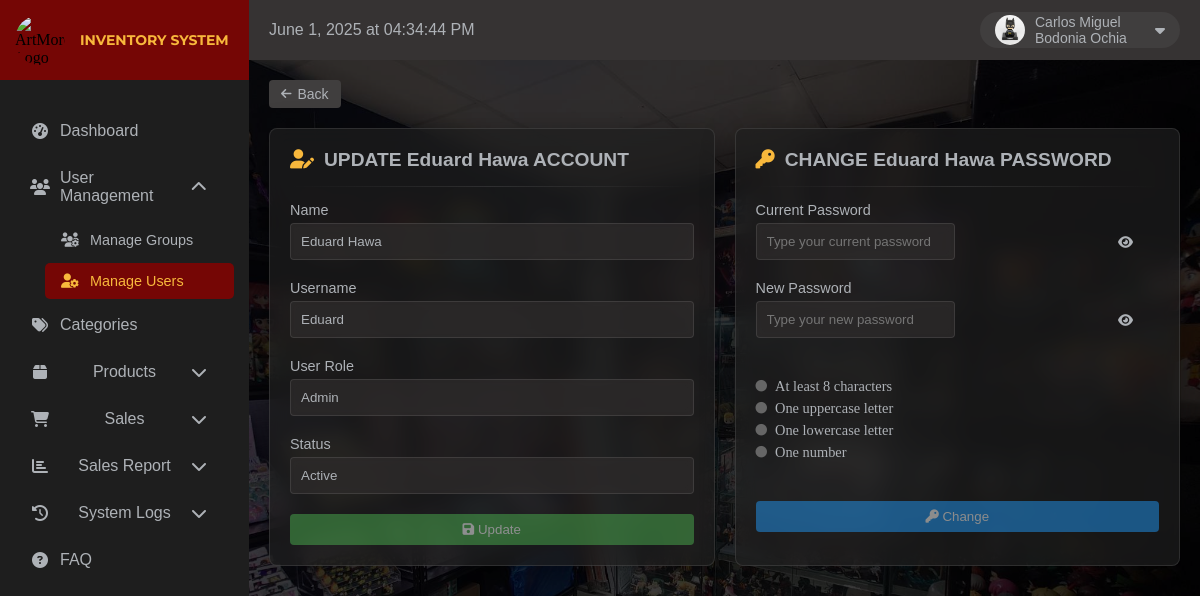
Screenshot of /admin/editUsers.php?id=20 (signed in) with the database file from the repository.
### tables this page shows
CREATE TABLE `users` (
  `id` int(11) NOT NULL,
  `name` varchar(100) NOT NULL,
  `username` varchar(255) NOT NULL,
  `password` varchar(255) NOT NULL,
  `role` enum('admin','staff','','') NOT NULL,
  `created_at` timestamp NOT NULL DEFAULT current_timestamp(),
  `updated_at` timestamp NOT NULL DEFAULT current_timestamp() ON UPDATE current_timestamp(),
  `status` tinyint(1) NOT NULL,
  `profile_image` varchar(255) DEFAULT NULL,
  `deleted_at` timestamp NULL DEFAULT NULL
);

### admin/editUsers.php (the view, shortened to what this page needs)
<?php
require_once '../connection/connections.php';
try {
    $createTableSQL = "CREATE TABLE IF NOT EXISTS activity_logs (
        id INT AUTO_INCREMENT PRIMARY KEY,
        user_id INT NOT NULL,
        action VARCHAR(255) NOT NULL,
        details TEXT,
        created_at TIMESTAMP DEFAULT CURRENT_TIMESTAMP,
        FOREIGN KEY (user_id) REFERENCES users(id)
    )";
    $pdo->exec($createTableSQL);
} catch (PDOException $e) {
    error_log("Error creating activity_logs table: " . $e->getMessage());
}
$edit_user_id = isset($_GET['id']) ? (int)$_GET['id'] : null;
$editUserData = null;
$userGroups = [];
if ($edit_user_id) {
    try {
        $stmt = $pdo->prepare("SELECT id, name, username, role, status, profile_image FROM users WHERE id = ?");
        $stmt->execute([$edit_user_id]);
        $editUserData = $stmt->fetch();
        $stmt = $pdo->prepare("SELECT group_name FROM user_groups ORDER BY group_name");
        $stmt->execute();
        $userGroups = $stmt->fetchAll(PDO::FETCH_COLUMN);
    } catch (PDOException $e) {
        $error_message = "Database error: " . $e->getMessage();
        error_log($error_message);
    }
} else {
    header("Location: manageUsers.php");
    exit;
}
try {
    $stmt = $pdo->prepare("SELECT u.name, u.profile_image FROM users u WHERE u.id = ?");
    $stmt->execute([$_SESSION['user_id']]);
    $loggedInUser = $stmt->fetch();
    $userName = $loggedInUser['name'] ?? 'User';
    if (!empty($loggedInUser['profile_image']) && file_exists("../upload/profiles/" . $loggedInUser['profile_image'])) {
        $profileImage = "../upload/profiles/" . $loggedInUser['profile_image'];
    } else {
        $profileImage = "../upload/default-profile.jpg";
    }
} catch (PDOException $e) {
    error_log("Error fetching user details: " . $e->getMessage());
    $userName = 'User';
    $profileImage = "../upload/default-profile.jpg";
}
?>
<!DOCTYPE html>
<html lang="en">
<head>
    <link rel="stylesheet" href="https://cdnjs.cloudflare.com/ajax/libs/font-awesome/6.5.1/css/all.min.css">
</head>
<body>
            <div class="sidebar">
                <div class="logo-container">
                    <img src="../upload/ArtMore.jpg" alt="ArtMore Logo">
                    <h1>INVENTORY SYSTEM</h1>
                </div>
                <ul class="nav-links">
                    <li>
                        <a href="dashboard.php">
                            <i class="fas fa-tachometer-alt"></i>Dashboard
                        </a>
                    </li>
                    <li class="dropdown open">
                        <a href="#" class="dropdown-toggle">
                            <i class="fas fa-users"></i>User Management
                            <i class="fas fa-chevron-down arrow"></i>
                        </a>
                        <ul class="submenu">
                            <li><a href="manageGroups.php"><i class="fas fa-users-cog"></i>Manage Groups</a></li>
                            <li class="active"><a href="manageUsers.php"><i class="fas fa-user-cog"></i>Manage Users</a></li>
                        </ul>
                    </li>
                    <li>
                        <a href="categories.php">
                            <i class="fas fa-tags"></i>Categories
                        </a>
                    </li>
                    <li class="dropdown">
                        <a href="#" class="dropdown-toggle">
                            <i class="fas fa-box"></i>Products
                            <i class="fas fa-chevron-down arrow"></i>
                        </a>
                    </li>
                    <li class="dropdown">
                        <a href="#" class="dropdown-toggle">
                            <i class="fas fa-shopping-cart"></i>Sales
                            <i class="fas fa-chevron-down arrow"></i>
                        </a>
                    </li>
                    <li class="dropdown">
                        <a href="#" class="dropdown-toggle">
                            <i class="fas fa-chart-bar"></i>Sales Report
                            <i class="fas fa-chevron-down arrow"></i>
                        </a>
                    </li>
                <li class="dropdown">
                    <a href="#" class="dropdown-toggle">
                        <i class="fas fa-history"></i>System Logs
                        <i class="fas fa-chevron-down arrow"></i>
                    </a>
                    </li>
                    <li>
                        <a href="faq.php">
                            <i class="fas fa-question-circle"></i>FAQ
                        </a>
                    </li>
                </ul>
            </div>
            <div class="topbar">
                <div class="time-label" id="currentDateTime">November 25, 2024, 2:13pm</div>
                <div class="profile-container">
                    <img src="<?php echo htmlspecialchars($profileImage); ?>" alt="Profile Picture">
                    <span class="profile-name"><?php echo htmlspecialchars($userName); ?></span>
                    <i class="fas fa-caret-down"></i>
                </div>
            </div>
            <div class="content-wrapper">
                <div class="back-button-container">
                    <a href="manageUsers.php" class="back-button">
                        <i class="fas fa-arrow-left"></i> Back
                    </a>
                </div>
                <div class="settings-container">
                    <div class="settings-table">
                        <div class="table-header">
                            <i class="fas fa-user-edit"></i>
                            <h2>UPDATE <?php echo ($editUserData['name'] ?? 'USER') ?> ACCOUNT</h2>
                        </div>
                        <div class="divider"></div>
                        <form id="updateUserForm">
                            <div class="account-content">
                                <div class="input-group">
                                    <input type="text" id="updateName" name="name"
                                        value="<?php echo htmlspecialchars($editUserData['name'] ?? ''); ?>"
                                        data-original="<?php echo htmlspecialchars($editUserData['name'] ?? ''); ?>">
                                    <label>Name</label>
                                </div>
                                <div class="input-group">
                                    <input type="text" id="updateUsername" name="username"
                                        value="<?php echo htmlspecialchars($editUserData['username'] ?? ''); ?>"
                                        data-original="<?php echo htmlspecialchars($editUserData['username'] ?? ''); ?>">
                                    <label>Username</label>
                                </div>
                                <div class="input-group">
                                    <select id="updateRole" name="role"
                                        data-original="<?php echo htmlspecialchars($editUserData['role'] ?? ''); ?>">
                                        <?php if (!empty($userGroups)): ?>
                                            <?php foreach ($userGroups as $group): ?>
                                                <option value="<?php echo htmlspecialchars($group); ?>"
                                                    <?php echo ($editUserData['role'] ?? '') === $group ? 'selected' : ''; ?>>
                                                    <?php echo htmlspecialchars($group); ?>
                                                </option>
                                            <?php endforeach; ?>
                                        <?php else: ?>
                                            <option value="admin" <?php echo ($editUserData['role'] ?? '') === 'admin' ? 'selected' : ''; ?>>Admin</option>
                                            <option value="staff" <?php echo ($editUserData['role'] ?? '') === 'staff' ? 'selected' : ''; ?>>Staff</option>
                                        <?php endif; ?>
                                    </select>
                                    <label>User Role</label>
                                </div>
                                <div class="input-group">
                                    <select id="updateStatus" name="status"
                                        data-original="<?php echo $editUserData['status'] ?? '0'; ?>">
                                        <option value="1" <?php echo ($editUserData['status'] ?? '0') == 1 ? 'selected' : ''; ?>>Active</option>
                                    </select>
                                    <label>Status</label>
                                </div>
                                <button type="submit" class="btn-update" disabled>
                                    <i class="fas fa-save"></i> Update
                                </button>
                            </div>
                        </form>
                    </div>
                    <div class="settings-table">
                        <div class="table-header">
                            <i class="fas fa-key"></i>
                            <h2>CHANGE <?php echo ($editUserData['name'] ?? 'USER') ?> PASSWORD</h2>
                        </div>
                        <div class="divider"></div>
                        <form id="changePasswordForm">
                            <div class="account-content">
                                <div class="input-group">
                                    <div class="password-wrapper">
                                        <input type="password" id="oldPassword" placeholder="Type your current password">
                                        <button type="button" class="toggle-password" data-target="oldPassword">
                                            <i class="fas fa-eye"></i>
                                        </button>
                                    </div>
                                    <label>Current Password</label>
                                </div>
                                <div class="input-group">
                                    <div class="password-wrapper">
                                        <input type="password" id="newPassword" placeholder="Type your new password">
                                        <button type="button" class="toggle-password" data-target="newPassword">
                                            <i class="fas fa-eye"></i>
                                        </button>
                                    </div>
                                    <label>New Password</label>
                                </div>
                                <div class="password-requirements">
                                    <p class="requirement" data-requirement="length">
                                        <i class="fas fa-circle"></i> At least 8 characters
                                    </p>
                                    <p class="requirement" data-requirement="uppercase">
                                        <i class="fas fa-circle"></i> One uppercase letter
                                    </p>
                                    <p class="requirement" data-requirement="lowercase">
                                        <i class="fas fa-circle"></i> One lowercase letter
                                    </p>
                                    <p class="requirement" data-requirement="number">
                                        <i class="fas fa-circle"></i> One number
                                    </p>
                                </div>
                                <button type="submit" class="btn-change-password" disabled>
                                    <i class="fas fa-key"></i> Change
                                </button>
                            </div>
                        </form>
                    </div>
                </div>
            </div>
</body>
</html>

### rows the page displays
users: profile_image (picture), name "Carlos Miguel Bodonia Ochia"
users: name "Eduard Hawa", username "Eduard", role "Admin", status "Active"
